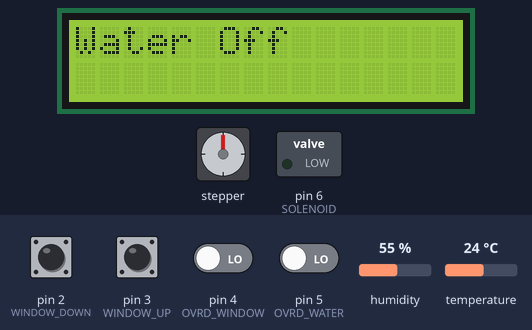
Recording of a sketch running on a simulated Arduino Uno, built with avr-gcc and run on an emulated ATmega328P. Parts: 16×2 character LCD, stepper motor, switched loads named in the sketch (green lamp = pin HIGH). The inputs (shaded band) are chosen by the test bench; at power-on: pin 2 (WINDOW_DOWN) HIGH, pin 3 (WINDOW_UP), pin 4 (OVRD_WINDOW), pin 5 (OVRD_WATER) LOW, humidity 55 %, temperature 24 °C. The local clock reads 2024-03-15 10:24:30 at power-on unless the sketch sets it; stepper angles assume 200 steps per turn; what the sketch prints to the serial monitor is not drawn.

Above: at 3.1 s.
At 13.3 s:
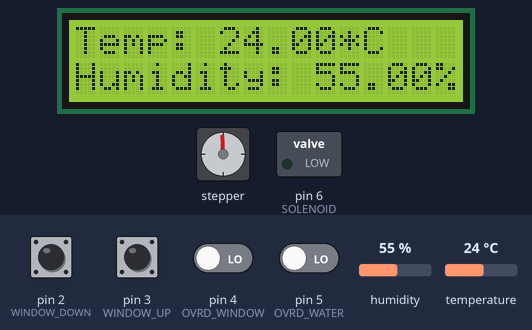
13.4 s: pin 4 (OVRD_WINDOW) driven HIGH
At 23.4 s:
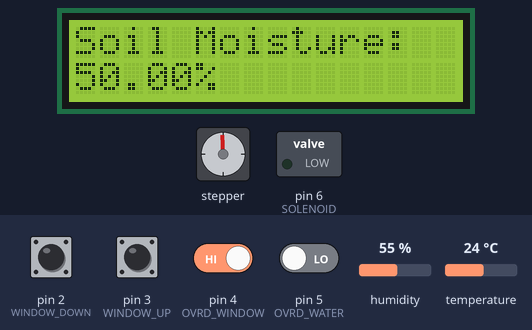
At 32.96 s:
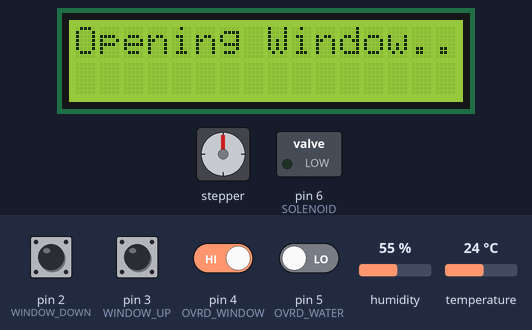
Timing chart, 0 to 34.6 s (numbered marks = the images above; inputs shaded):
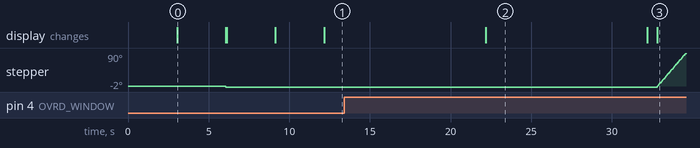

Measured:
- after the input at 13.4 s, stepper: keeps turning clockwise at about 52°/s, starting after 19.4 s; the display: first differs from a run without the input after 19.4 s (image 3)
- what the display in image 0 shows lasts 3.0 s, from 3.1 s to 6.1 s
- what the display in image 2 shows lasts 10.0 s, from 22.2 s to 32.2 s

The sketch:

automated_greenhouse.ino
```cpp
//----LIBRARIES----
#include <dht.h>
#include <SPI.h>
#include <LiquidCrystal.h>
#include <Arduino.h>
#include "A4988.h"
#include <Wire.h>
#include "RTClib.h"

//----PINS----
#define OVRD_WINDOW 4
#define OVRD_WATER 5

#define MOTOR_STEPS 200
#define STEP 7
#define DIR 8

#define SOLENOID 6

#define TEMP_SNSR 12

#define WINDOW_UP 3
#define WINDOW_DOWN 2

#define MOISTURE1 A0
#define MOISTURE2 A1
#define MOISTURE3 A2
#define MOISTURE4 A3

//----CONFIG----
dht tempSnsr;
LiquidCrystal lcd(9);
A4988 stepper(MOTOR_STEPS, DIR, STEP);
RTC_DS1307 rtc;

//milliseconds * seconds
const int delayInterval = 1000 * 10;

const int tempThreshold = 30;
const double soilMoistureThreshold = 30.0;
const int waterDuration = 1000 * 10;

int debounceDuration = 50;

//----STATE----
int startMillis = 0;

bool isWindowOpen = false;
bool isDisplayingTemperature = true;
bool windowOvrdPressed = false;
bool waterOvrdPressed = false;
bool waterScheduled;

//----BOOK KEEPING----
int b_OvrdWindowDebounceTime = 0;
int b_OvrdWaterDebounceTime = 0;
int b_OvrdWindowState = LOW;
int b_OvrdWaterState = LOW;

bool b_IsDay;

void setup() {
  //init serial for debugging
  Serial.begin(9600);

  //16 columns and 2 rows
  lcd.begin(16, 2);

  //init cursor position
  lcd.setCursor(0, 0);
  lcd.print("Initializing");
  delay(3000);

  //setup pins
  pinMode(OVRD_WINDOW, INPUT);
  pinMode(OVRD_WATER, INPUT);
  pinMode(WINDOW_UP, INPUT);
  pinMode(WINDOW_DOWN, INPUT);
  pinMode(SOLENOID, OUTPUT);

  //init clock
  Wire.begin();
  rtc.begin();

  //set clock time - only done once
  //once the time has been set, this is commented out and reuploaded
  //rtc.adjust(DateTime(2018, 7, 23, 7, 59, 30));
  //rtc.adjust(DateTime(__DATE__, __TIME__));

  //init water
  StopWater();

  //init motor
  //30 rpm, full step (no microstepping)
  stepper.begin(30, 1);
  CloseWindow();

  //finish init sequence
  lcd.clear();
  lcd.print("Ready To Start");
  delay(3000);

  //init start time
  startMillis = 0;
}

void loop() {
  //check if the day time status has changed
  Serial.print("Is Day: ");
  Serial.print(IsDay());
  Serial.print(" Hour: ");
  Serial.print(rtc.now().hour());
  Serial.print(" Minute: ");
  Serial.print(rtc.now().minute());
  Serial.print(" Second: ");
  Serial.println(rtc.now().second());
  if(IsDay() != b_IsDay) {
    //check if it is now day time and water was schedualed from last night
    if(IsDay() && waterScheduled) {
      Serial.println("Starting Schedual");
      delay(100);
      StartWater();
      waterScheduled = false;
    }
  }

  //wait for 5 seconds before switching to the next input to display on the lcd
  int currentMillis = millis();
  if (currentMillis - startMillis >= delayInterval) {
    //read input
    if (isDisplayingTemperature) {
      ReadTemperature();
    }
    else {
      ReadSoilMoisture();
    }

    //switch input for next interval
    isDisplayingTemperature = !isDisplayingTemperature;

    //set new start time to now
    startMillis = currentMillis;
  }

  //check override buttons
  int windowState = digitalRead(OVRD_WINDOW);
  int waterState = digitalRead(OVRD_WATER);

  //check when the button state has changed
  if (windowState != b_OvrdWindowState) {
    //set last debounce to now
    b_OvrdWindowDebounceTime = millis();
  }

  if (waterState != b_OvrdWaterState) {
    b_OvrdWaterDebounceTime = millis();
  }

  //wait until enough time has passed to consider the next input
  if ((millis() - b_OvrdWindowDebounceTime) > debounceDuration) {
    if (windowState == HIGH) {
      //store new state
      b_OvrdWindowState = windowState;

      //toggle windows
      if (isWindowOpen) {
        CloseWindow();
      }
      else {
        OpenWindow();
      }
    }
  }

  if ((millis() - b_OvrdWaterDebounceTime) > debounceDuration) {
    if (waterState == HIGH) {
      b_OvrdWaterState = waterState;

      StartWater();
    }
  }

  //get the current day time status
  b_IsDay = IsDay();

  //slow down sketch
  delay(50);
}

void ReadTemperature() {
  //read temp sensor
  int result = tempSnsr.read11(TEMP_SNSR);

  //check if result was received ok
  if (result == DHTLIB_OK) {
    //clear lcd
    lcd.clear();

    //display to temp and humidity lcd
    //temperature
    lcd.setCursor(0, 0);
    lcd.print("Temp: ");
    lcd.print(tempSnsr.temperature);
    lcd.print("*C");

    //humidity on next line
    lcd.setCursor(0, 1);
    lcd.print("Humidity: ");
    lcd.print(tempSnsr.humidity);
    lcd.print("%");

    //if temp is over or under threshold - make appropriate action
    if (tempSnsr.temperature >= tempThreshold && !isWindowOpen) {
      OpenWindow();
    }
    if (tempSnsr.temperature < tempThreshold && isWindowOpen) {
      CloseWindow();
    }
  }
}

void ReadSoilMoisture() {
  //flip it (high value should represent high moisture)
  int moisture1 = 1024 - analogRead(MOISTURE1);
  int moisture2 = 1024 - analogRead(MOISTURE2);
  int moisture3 = 1024 - analogRead(MOISTURE3);
  int moisture4 = 1024 - analogRead(MOISTURE4);

  //calculate average across all sensors
  double avgMoisture = moisture1 + moisture2 + moisture3 + moisture4;
  avgMoisture /= 4;
  double moisturePercentage = avgMoisture / 1024.0 * 100.0;

  //clear lcd
  lcd.clear();

  //display moisture to lcd
  lcd.setCursor(0, 0);
  lcd.print("Soil Moisture:");
  lcd.setCursor(0, 1);
  lcd.print(moisturePercentage);
  lcd.print("%");

  //if moisture is over or under threshold - make appropriate action
  //dont bother if water is already schedualed for next morning
  if (!waterScheduled && moisturePercentage < soilMoistureThreshold) {
    //check to make sure its ok to turn on the water now
    if (IsDay()) {
      //open water
      StartWater();
    }
    else {
      //schedual watering for the next morning
      waterScheduled = true;
      Serial.println("Schedualed Water");
      delay(100);
    }
  }
}

void OpenWindow() {
  //start procedure
  Serial.println("opening window");
  lcd.clear();
  lcd.print("Opening Window..");

  //wait until window up switch is pushed
  int state = LOW;
  while (state == LOW)
  {
    state = digitalRead(WINDOW_UP);

    stepper.rotate(1.8);
    delay(25);
  }

  //inform user that window is now closed
  isWindowOpen = true;
  Serial.println("windows open");
  lcd.clear();
  lcd.print("Windows Open");

  //wait a bit to allow user to process mes
  delay(3000);

  //reset millis so the temp and humidity will immediately be displayed
  startMillis = 0;
}

void CloseWindow() {
  //start procedure
  Serial.println("closing window");
  lcd.clear();
  lcd.print("Closing Window..");

  //wait until window down switch is pushed
  int state = LOW;
  while (state == LOW)
  {
    state = digitalRead(WINDOW_DOWN);

    stepper.rotate(-1.8);
    delay(25);
  }

  //inform user that window is now closed
  isWindowOpen = false;
  Serial.println("windows closed");
  lcd.clear();
  lcd.print("Windows Closed");

  //wait a bit to allow user to process message
  delay(3000);

  //reset millis so the temp and humidity will immediately be displayed
  startMillis = 0;
}

void StartWater() {
  Serial.println("water on");

  digitalWrite(SOLENOID, HIGH);

  //inform user
  lcd.clear();
  lcd.print("Water On");

  //wait while it waters
  delay(waterDuration);

  //close water when finished
  StopWater();
}

void StopWater() {
  Serial.println("water off");

  digitalWrite(SOLENOID, LOW);

  //inform user
  lcd.clear();
  lcd.print("Water Off");

  //wait a bit to allow user to process message
  delay(3000);

  //reset millis so the temp and humidity will immediately be displayed
  startMillis = 0;
}

bool IsDay() {
  //get current time
  DateTime now = rtc.now();

  //day time is considered to be between 8AM and 5PM for this project
  return (now.hour() >= 8 && now.hour() < 17);
}
```
